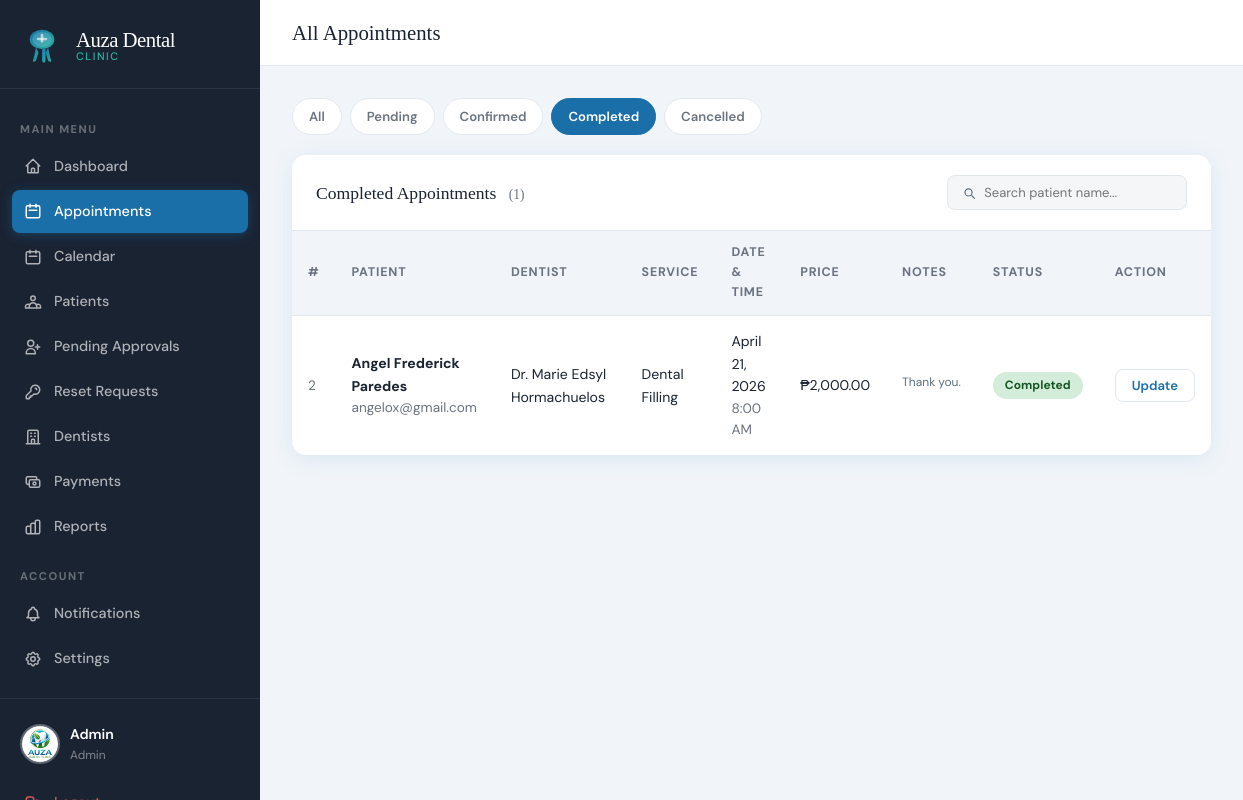
/index.php?page=admin_appointments&status=completed (signed in), run on the app's committed database.
### tables this page shows
CREATE TABLE `appointments` (
  `id` int(11) NOT NULL,
  `patient_id` int(11) NOT NULL,
  `dentist_id` int(11) NOT NULL,
  `service_id` int(11) NOT NULL,
  `appointment_date` date NOT NULL,
  `appointment_time` time NOT NULL,
  `status` enum('pending','confirmed','completed','cancelled') DEFAULT 'pending',
  `notes` text DEFAULT NULL,
  `reschedule_reason` text DEFAULT NULL,
  `rescheduled_at` datetime DEFAULT NULL,
  `original_date` date DEFAULT NULL,
  `original_time` time DEFAULT NULL,
  `created_at` datetime DEFAULT current_timestamp()
);

CREATE TABLE `users` (
  `id` int(11) NOT NULL,
  `first_name` varchar(100) NOT NULL,
  `last_name` varchar(100) NOT NULL,
  `email` varchar(150) NOT NULL,
  `password` varchar(255) NOT NULL,
  `phone` varchar(20) DEFAULT NULL,
  `role` enum('admin','patient') DEFAULT 'patient',
  `is_verified` tinyint(1) DEFAULT 1,
  `status` enum('pending','approved','rejected') DEFAULT 'pending',
  `created_at` datetime DEFAULT current_timestamp(),
  `avatar` varchar(255) DEFAULT NULL,
  `temp_password` varchar(255) DEFAULT NULL
);

CREATE TABLE `services` (
  `id` int(11) NOT NULL,
  `name` varchar(150) NOT NULL,
  `description` text DEFAULT NULL,
  `duration_minutes` int(11) DEFAULT 30,
  `price` decimal(10,2) DEFAULT 0.00,
  `is_active` tinyint(1) DEFAULT 1
);

### app/controllers/AdminController.php (called while the page is built, shortened)
<?php
require_once __DIR__ . '/../config.php';
class AdminController {
    public function appointments() {
        $filter       = sanitize($_GET['status'] ?? '');
        $appointments = callProcedure('sp_get_all_appointments');
        if ($filter) {
            $appointments = array_filter($appointments, fn($a) => $a['status'] === $filter);
        }
        require __DIR__ . '/../views/admin/appointments.php';
    }
}

### app/views/admin/appointments.php (the view, shortened to what this page needs)
<!DOCTYPE html>
<html lang="en">
<head>
<link rel="stylesheet" href="<?= APP_URL ?>/public/css/style.css">
</head>
<body>
<div class="app-layout">
  <?php require __DIR__ . '/../shared/sidebar.php'; ?>
  <div class="main-content">
    <div class="topbar">
      <div class="topbar-title">All Appointments</div>
    </div>
    <div class="page-content">
      <?php require_once __DIR__ . '/../shared/helpers.php'; showFlash(); ?>
      <div class="filter-bar">
        <?php
          $filters = ['' => 'All', 'pending' => 'Pending', 'confirmed' => 'Confirmed', 'completed' => 'Completed', 'cancelled' => 'Cancelled'];
          $current = $_GET['status'] ?? '';
          foreach ($filters as $val => $label):
        ?>
          <a href="?page=admin_appointments<?= $val ? '&status='.$val : '' ?>" class="filter-btn <?= $current === $val ? 'active' : '' ?>"><?= $label ?></a>
        <?php endforeach; ?>
      </div>
      <div class="card">
        <div class="card-header" style="display:flex; align-items:center; justify-content:space-between; flex-wrap:wrap; gap:12px;">
          <div class="card-title">
            <?= isset($filters[$current]) ? $filters[$current] : 'All' ?> Appointments
            <span style="font-size:0.85rem;font-weight:400;color:var(--gray);margin-left:8px;">(<span id="appt-count"><?= count($appointments) ?></span>)</span>
          </div>
          <div style="display:flex; align-items:center; gap:8px; background:#f4f6f8; border:1px solid #e0e6ea; border-radius:8px; padding:8px 14px; min-width:240px;">
            <svg xmlns="http://www.w3.org/2000/svg" width="16" height="16" fill="none" viewBox="0 0 24 24" stroke="#5a7080" stroke-width="2">
              <path stroke-linecap="round" stroke-linejoin="round" d="M21 21l-4.35-4.35M17 11A6 6 0 1 1 5 11a6 6 0 0 1 12 0z"/>
            </svg>
            <input
              type="text"
              id="searchInput"
              placeholder="Search patient name..."
              oninput="filterTable()"
              style="border:none; background:transparent; outline:none; font-size:13px; color:#1a2e3b; width:100%; font-family:inherit;"
            >
          </div>
        </div>
        <div class="table-wrap">
          <?php if (empty($appointments)): ?>
            <div class="empty-state">
              <svg xmlns="http://www.w3.org/2000/svg" fill="none" viewBox="0 0 24 24" stroke="currentColor"><path stroke-linecap="round" stroke-linejoin="round" stroke-width="1" d="M9 5H7a2 2 0 00-2 2v12a2 2 0 002 2h10a2 2 0 002-2V7a2 2 0 00-2-2h-2M9 5a2 2 0 002 2h2a2 2 0 002-2M9 5a2 2 0 012-2h2a2 2 0 012 2"/></svg>
              <h3>No Appointments Found</h3>
              <p>No appointments match the selected filter</p>
            </div>
          <?php else: ?>
            <table id="apptTable">
              <thead>
                <tr>
                  <th>#</th>
                  <th>Patient</th>
                  <th>Dentist</th>
                  <th>Service</th>
                  <th>Date & Time</th>
                  <th>Price</th>
                  <th>Notes</th>
                  <th>Status</th>
                  <th>Action</th>
                </tr>
              </thead>
              <tbody id="apptBody">
                <?php foreach ($appointments as $i => $appt): ?>
                <tr>
                  <td class="text-gray text-sm"><?= $i + 1 ?></td>
                  <td>
                    <div class="font-bold"><?= htmlspecialchars($appt['patient_name']) ?></div>
                    <div class="text-sm text-gray"><?= htmlspecialchars($appt['patient_email']) ?></div>
                  </td>
                  <td>Dr. <?= htmlspecialchars($appt['dentist_name']) ?></td>
                  <td><?= htmlspecialchars($appt['service_name']) ?></td>
                  <td>
                    <div><?= formatDate($appt['appointment_date']) ?></div>
                    <div class="text-sm text-gray"><?= formatTime($appt['appointment_time']) ?></div>
                  </td>
                  <td>₱<?= number_format($appt['price'], 2) ?></td>
                  <td>
                    <?php if (!empty($appt['notes'])): ?>
                      <span title="<?= htmlspecialchars($appt['notes']) ?>"
                        style="display:inline-block;max-width:150px;white-space:nowrap;overflow:hidden;
                               text-overflow:ellipsis;font-size:12px;color:#5a7080;cursor:help;">
                        <?= htmlspecialchars($appt['notes']) ?>
                      </span>
                    <?php else: ?>
                      <span style="color:#ccc;font-size:12px;">—</span>
                    <?php endif; ?>
                  </td>
                  <td><?= statusBadge($appt['status']) ?></td>
                  <td>
                    <button class="btn btn-ghost btn-sm" onclick="openStatusModal(<?= $appt['id'] ?>, '<?= $appt['status'] ?>')">Update</button>
                  </td>
                </tr>
                <?php endforeach; ?>
              </tbody>
            </table>
          <?php endif; ?>
        </div>
      </div>
    </div>
  </div>
</div>
</body>
</html>

### app/config.php (shortened to what this page needs)
<?php
function getDB() {
    static $conn = null;
    if ($conn === null) {
        $conn = new mysqli(DB_HOST, DB_USER, DB_PASS, DB_NAME);
        $conn->set_charset('utf8mb4');
    }
    return $conn;
}
function callProcedure($proc_name, $params = []) {
    $db = getDB();
    if (empty($params)) {
        $sql = "CALL {$proc_name}()";
        $result = $db->query($sql);
    }
    $rows = [];
    while ($row = $result->fetch_assoc()) {
        $rows[] = $row;
    }
    return $rows;
}
function sanitize($input) {
    return htmlspecialchars(trim($input), ENT_QUOTES, 'UTF-8');
}
function formatDate($date) {
    return date('F j, Y', strtotime($date));
}
function formatTime($time) {
    return date('g:i A', strtotime($time));
}
function statusBadge($status) {
    $classes = [
        'pending'   => 'badge-pending',
        'confirmed' => 'badge-confirmed',
        'completed' => 'badge-completed',
        'cancelled' => 'badge-cancelled',
    ];
    $class = $classes[$status] ?? 'badge-pending';
    return "<span class='badge {$class}'>" . ucfirst($status) . "</span>";
}

### public/css/style.css (style rules this page uses)
:root { --primary: #1a6fa8; --primary-dark: #134f7a; --primary-light:#e8f4fd; --accent: #28b4a0; --accent-light: #e6f7f5; --danger: #e74c3c; --warning: #f39c12; --success: #27ae60; --info: #2980b9; --dark: #1a2332; --gray: #6b7280; --gray-light: #f1f5f9; --white: #ffffff; --border: #e2e8f0; --shadow: 0 4px 24px rgba(26,111,168,0.10); --shadow-lg: 0 8px 40px rgba(26,111,168,0.16); --radius: 14px; --radius-sm: 8px; --font-display: 'Playfair Display', serif; --font-body: 'DM Sans', sans-serif; }
*, *::before, *::after { box-sizing: border-box; margin: 0; padding: 0; }
body { font-family: var(--font-body); background: var(--gray-light); color: var(--dark); min-height: 100vh; font-size: 15px; line-height: 1.6; }
a { color: var(--primary); text-decoration: none; }
.btn { display: inline-flex; align-items: center; justify-content: center; gap: 8px; padding: 12px 24px; border-radius: var(--radius-sm); border: none; font-family: var(--font-body); font-size: 0.9rem; font-weight: 600; cursor: pointer; transition: all 0.2s; text-decoration: none; }
.btn-ghost { background: transparent; color: var(--primary); border: 1.5px solid var(--border); }
.btn-sm { padding: 7px 16px; font-size: 0.82rem; }
.app-layout { display: flex; min-height: 100vh; }
.main-content { margin-left: 260px; flex: 1; display: flex; flex-direction: column; }
.topbar { background: white; border-bottom: 1px solid var(--border); padding: 16px 32px; display: flex; align-items: center; justify-content: space-between; position: sticky; top: 0; z-index: 50; }
.topbar-title { font-family: var(--font-display); font-size: 1.3rem; color: var(--dark); }
.page-content { padding: 32px; flex: 1; }
.card { background: white; border-radius: var(--radius); box-shadow: var(--shadow); overflow: hidden; }
.card-header { padding: 20px 24px; border-bottom: 1px solid var(--border); display: flex; align-items: center; justify-content: space-between; }
.card-title { font-family: var(--font-display); font-size: 1.1rem; color: var(--dark); }
.table-wrap { overflow-x: auto; }
table { width: 100%; border-collapse: collapse; }
thead th { background: var(--gray-light); padding: 12px 16px; font-size: 0.78rem; font-weight: 700; text-transform: uppercase; letter-spacing: 0.8px; color: var(--gray); text-align: left; border-bottom: 1px solid var(--border); }
tbody td { padding: 14px 16px; border-bottom: 1px solid var(--border); font-size: 0.88rem; }
tbody tr:last-child td { border-bottom: none; }
.badge { display: inline-block; padding: 4px 12px; border-radius: 20px; font-size: 0.75rem; font-weight: 700; text-transform: capitalize; }
.badge-completed { background: #d4edda; color: #155724; }
.filter-bar { display: flex; gap: 8px; flex-wrap: wrap; margin-bottom: 20px; }
.filter-btn { padding: 7px 16px; border-radius: 20px; border: 1.5px solid var(--border); background: white; font-size: 0.82rem; font-weight: 600; color: var(--gray); cursor: pointer; transition: all 0.18s; text-decoration: none; }
.filter-btn:hover, .filter-btn.active { border-color: var(--primary); background: var(--primary); color: white; text-decoration: none; }
.font-bold { font-weight: 700; }
.text-sm { font-size: 0.85rem; }
.text-gray { color: var(--gray); }

### data on the page
appointments: patient_name "Angel Frederick Paredes", patient.email "angelox@gmail.com", dentist_name "Marie Edsyl Hormachuelos", service.name "Dental Filling", appointment_date "April 21, 2026", appointment_time "8:00 AM", service.price "2,000.00", notes "Thank you.", status "Completed"

### other printed values
$_SESSION['role'] "Admin"
$label "All"
$label "Pending"
$label "Confirmed"
$label "Completed"
$label "Cancelled"
$filters[$current] "Completed"
count($appointments) "1"
